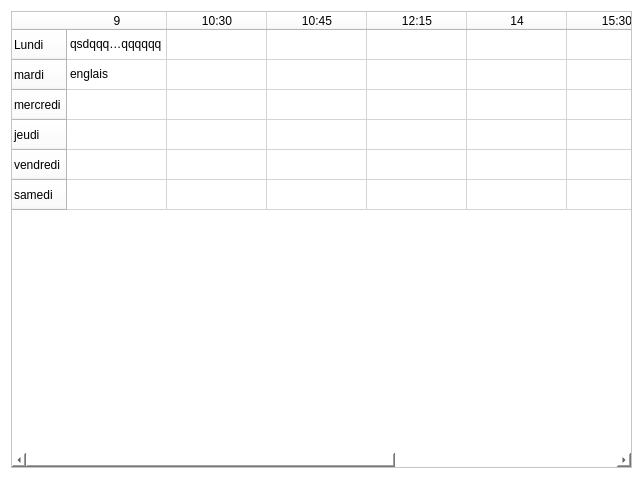
<?xml version="1.0" encoding="UTF-8"?>
<ui version="4.0">
 <class>Dialog</class>
 <widget class="QDialog" name="Dialog">
  <property name="geometry">
   <rect>
    <x>0</x>
    <y>0</y>
    <width>643</width>
    <height>479</height>
   </rect>
  </property>
  <property name="windowTitle">
   <string>Dialog</string>
  </property>
  <property name="styleSheet">
   <string notr="true">background-color: rgb(255, 255, 255);</string>
  </property>
  <property name="sizeGripEnabled">
   <bool>false</bool>
  </property>
  <property name="modal">
   <bool>true</bool>
  </property>
  <layout class="QGridLayout" name="gridLayout">
   <item row="0" column="0">
    <widget class="QTableWidget" name="tableWidget">
     <property name="textElideMode">
      <enum>Qt::ElideMiddle</enum>
     </property>
     <property name="gridStyle">
      <enum>Qt::SolidLine</enum>
     </property>
     <property name="sortingEnabled">
      <bool>false</bool>
     </property>
     <property name="wordWrap">
      <bool>true</bool>
     </property>
     <row>
      <property name="text">
       <string>Lundi</string>
      </property>
     </row>
     <row>
      <property name="text">
       <string>mardi</string>
      </property>
     </row>
     <row>
      <property name="text">
       <string>mercredi</string>
      </property>
     </row>
     <row>
      <property name="text">
       <string>jeudi</string>
      </property>
     </row>
     <row>
      <property name="text">
       <string>vendredi</string>
      </property>
     </row>
     <row>
      <property name="text">
       <string>samedi</string>
      </property>
     </row>
     <column>
      <property name="text">
       <string>9</string>
      </property>
     </column>
     <column>
      <property name="text">
       <string>10:30</string>
      </property>
     </column>
     <column>
      <property name="text">
       <string>10:45</string>
      </property>
     </column>
     <column>
      <property name="text">
       <string>12:15</string>
      </property>
     </column>
     <column>
      <property name="text">
       <string>14</string>
      </property>
     </column>
     <column>
      <property name="text">
       <string>15:30</string>
      </property>
     </column>
     <column>
      <property name="text">
       <string>15:45</string>
      </property>
     </column>
     <column>
      <property name="text">
       <string>17:15</string>
      </property>
     </column>
     <item row="0" column="0">
      <property name="text">
       <string>qsdqqqqqqqqqqqqqqqqqqqqqqqqqqqq</string>
      </property>
     </item>
     <item row="1" column="0">
      <property name="text">
       <string>englais</string>
      </property>
     </item>
    </widget>
   </item>
  </layout>
 </widget>
 <resources/>
 <connections/>
</ui>
